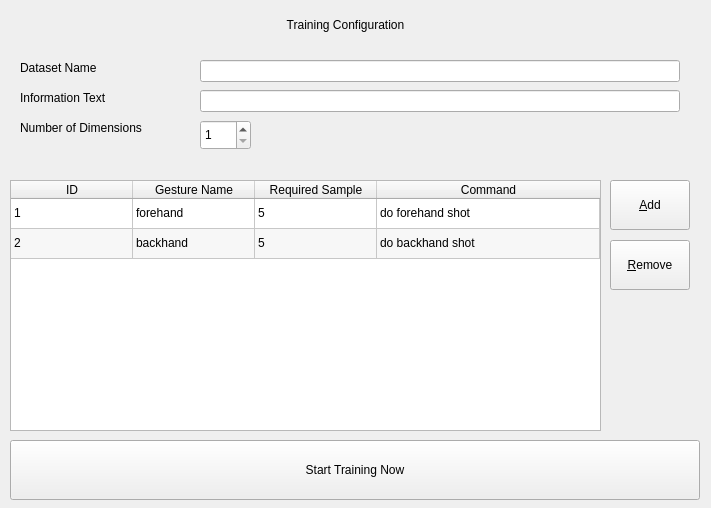
<?xml version="1.0" encoding="UTF-8"?>
<ui version="4.0">
 <class>TrainingConfigWidget</class>
 <widget class="QWidget" name="TrainingConfigWidget">
  <property name="geometry">
   <rect>
    <x>0</x>
    <y>0</y>
    <width>711</width>
    <height>508</height>
   </rect>
  </property>
  <property name="windowTitle">
   <string>Form</string>
  </property>
  <widget class="QLabel" name="label">
   <property name="geometry">
    <rect>
     <x>20</x>
     <y>60</y>
     <width>131</width>
     <height>16</height>
    </rect>
   </property>
   <property name="text">
    <string>Dataset Name</string>
   </property>
  </widget>
  <widget class="QLabel" name="label_2">
   <property name="geometry">
    <rect>
     <x>20</x>
     <y>90</y>
     <width>141</width>
     <height>16</height>
    </rect>
   </property>
   <property name="text">
    <string>Information Text</string>
   </property>
  </widget>
  <widget class="QLabel" name="label_3">
   <property name="geometry">
    <rect>
     <x>20</x>
     <y>120</y>
     <width>141</width>
     <height>16</height>
    </rect>
   </property>
   <property name="text">
    <string>Number of Dimensions</string>
   </property>
  </widget>
  <widget class="QLabel" name="label_4">
   <property name="geometry">
    <rect>
     <x>20</x>
     <y>10</y>
     <width>651</width>
     <height>30</height>
    </rect>
   </property>
   <property name="styleSheet">
    <string notr="true">font: 75 bold italic 16pt &quot;Ubuntu&quot;;</string>
   </property>
   <property name="text">
    <string>Training Configuration</string>
   </property>
   <property name="alignment">
    <set>Qt::AlignCenter</set>
   </property>
  </widget>
  <widget class="QLineEdit" name="txDatasetName">
   <property name="geometry">
    <rect>
     <x>200</x>
     <y>60</y>
     <width>480</width>
     <height>22</height>
    </rect>
   </property>
  </widget>
  <widget class="QLineEdit" name="txInfoText">
   <property name="geometry">
    <rect>
     <x>200</x>
     <y>90</y>
     <width>480</width>
     <height>22</height>
    </rect>
   </property>
  </widget>
  <widget class="QTableWidget" name="gesturesTable">
   <property name="geometry">
    <rect>
     <x>10</x>
     <y>180</y>
     <width>591</width>
     <height>251</height>
    </rect>
   </property>
   <property name="alternatingRowColors">
    <bool>true</bool>
   </property>
   <attribute name="horizontalHeaderDefaultSectionSize">
    <number>122</number>
   </attribute>
   <attribute name="horizontalHeaderStretchLastSection">
    <bool>true</bool>
   </attribute>
   <attribute name="verticalHeaderVisible">
    <bool>false</bool>
   </attribute>
   <row>
    <property name="text">
     <string>New Row</string>
    </property>
   </row>
   <row>
    <property name="text">
     <string>New Row</string>
    </property>
   </row>
   <column>
    <property name="text">
     <string>ID</string>
    </property>
   </column>
   <column>
    <property name="text">
     <string>Gesture Name</string>
    </property>
   </column>
   <column>
    <property name="text">
     <string>Required Sample</string>
    </property>
   </column>
   <column>
    <property name="text">
     <string>Command</string>
    </property>
   </column>
   <item row="0" column="0">
    <property name="text">
     <string>1</string>
    </property>
   </item>
   <item row="0" column="1">
    <property name="text">
     <string>forehand</string>
    </property>
   </item>
   <item row="0" column="2">
    <property name="text">
     <string>5</string>
    </property>
   </item>
   <item row="0" column="3">
    <property name="text">
     <string>do forehand shot</string>
    </property>
   </item>
   <item row="1" column="0">
    <property name="text">
     <string>2</string>
    </property>
   </item>
   <item row="1" column="1">
    <property name="text">
     <string>backhand</string>
    </property>
   </item>
   <item row="1" column="2">
    <property name="text">
     <string>5</string>
    </property>
   </item>
   <item row="1" column="3">
    <property name="text">
     <string>do backhand shot</string>
    </property>
   </item>
  </widget>
  <widget class="QPushButton" name="btAdd">
   <property name="geometry">
    <rect>
     <x>610</x>
     <y>180</y>
     <width>80</width>
     <height>50</height>
    </rect>
   </property>
   <property name="text">
    <string>&amp;Add</string>
   </property>
  </widget>
  <widget class="QPushButton" name="btRemove">
   <property name="geometry">
    <rect>
     <x>610</x>
     <y>240</y>
     <width>80</width>
     <height>50</height>
    </rect>
   </property>
   <property name="text">
    <string>&amp;Remove</string>
   </property>
  </widget>
  <widget class="QPushButton" name="btStart">
   <property name="geometry">
    <rect>
     <x>10</x>
     <y>440</y>
     <width>690</width>
     <height>60</height>
    </rect>
   </property>
   <property name="styleSheet">
    <string notr="true">font: 75 14pt &quot;Ubuntu&quot;;</string>
   </property>
   <property name="text">
    <string>Start Training Now</string>
   </property>
  </widget>
  <widget class="QSpinBox" name="num_dimension">
   <property name="geometry">
    <rect>
     <x>200</x>
     <y>120</y>
     <width>51</width>
     <height>30</height>
    </rect>
   </property>
   <property name="minimum">
    <number>1</number>
   </property>
  </widget>
 </widget>
 <resources/>
 <connections/>
</ui>
